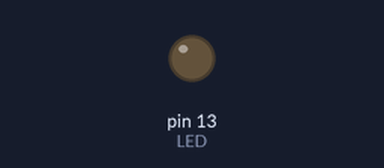
Recording of a sketch running on a simulated Arduino Uno, built with avr-gcc and run on an emulated ATmega328P. Parts: output pins drawn as LEDs (lit = HIGH).

Above: at 5.1 s.
At 10.96 s:
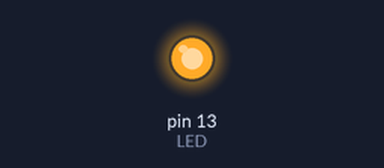
Timing chart, 0 to 13.8 s (numbered marks = the images above):
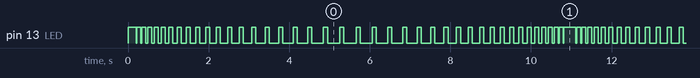

The sketch:

periodic_blinking.ino
```cpp
#define LED 13
#define INTERVAL 15

long int timer = 0;
int inverse = 1;

void setup()
{
    pinMode( LED, OUTPUT );
}

void loop()
{
    if( timer > 300 )
        inverse = -1;

    if( timer < 0 )
    {
        timer = 0;
        inverse = 1;
    }

    digitalWrite( LED, HIGH );

    delay( 100 );
    digitalWrite( LED, LOW );

    delay( timer );
    timer = timer + ( INTERVAL * inverse );
}
```

Measured:
- by itself, pin 13 (LED): moves between LOW and HIGH, repeating every 10.7 s
